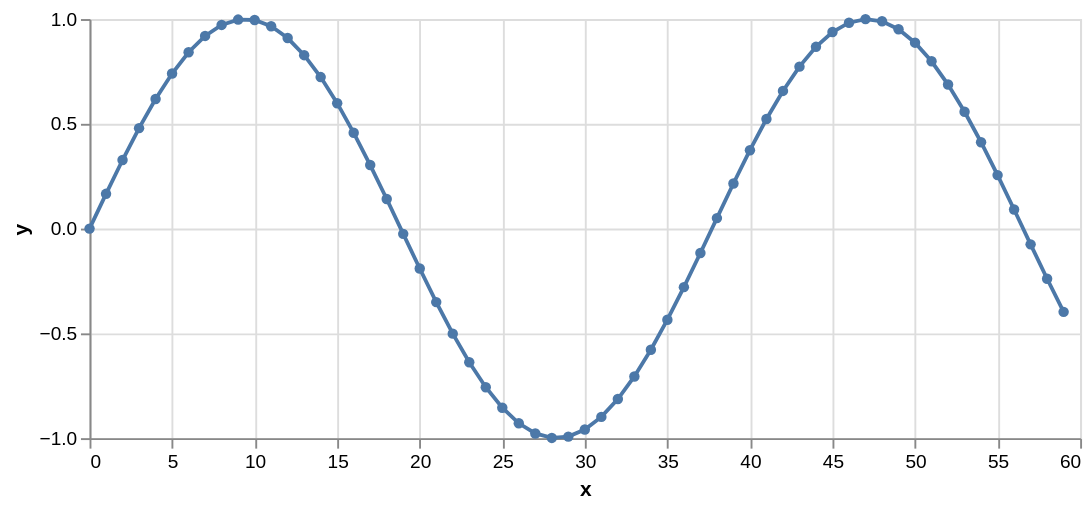

Notebook code for this chart:
### Code cell
import altair as alt
source = pd.DataFrame({"x": np.arange(60), "y": np.sin(np.arange(60) / 6)})
alt.Chart(source).mark_line(point=True).encode(x="x", y="y").properties(width=520, height=220)

### Figure 1 — Vega-Lite specification as saved in the notebook (floating-point values rounded to 4 significant figures)
{"config": {"view": {"continuousWidth": 300, "continuousHeight": 300}}, "data": {"name": "data-558be861ada3f4e49c9d67bffcad2844"}, "mark": {"type": "line", "point": true}, "encoding": {"x": {"field": "x", "type": "quantitative"}, "y": {"field": "y", "type": "quantitative"}}, "height": 220, "width": 520, "$schema": "https://vega.github.io/schema/vega-lite/v6.1.0.json", "datasets": {"data-558be861ada3f4e49c9d67bffcad2844": [{"x": 0, "y": 0.0}, {"x": 1, "y": 0.1659}, {"x": 2, "y": 0.3272}, {"x": 3, "y": 0.4794}, {"x": 4, "y": 0.6184}, {"x": 5, "y": 0.7402}, {"x": 6, "y": 0.8415}, {"x": 7, "y": 0.9194}, {"x": 8, "y": 0.9719}, {"x": 9, "y": 0.9975}, {"x": 10, "y": 0.9954}, {"x": 11, "y": 0.9657}, {"x": 12, "y": 0.9093}, {"x": 13, "y": 0.8277}, {"x": 14, "y": 0.7231}, {"x": 15, "y": 0.5985}, {"x": 16, "y": 0.4573}, {"x": 17, "y": 0.3034}, {"x": 18, "y": 0.1411}, {"x": 19, "y": -0.02507}, {"x": 20, "y": -0.1906}, {"x": 21, "y": -0.3508}, {"x": 22, "y": -0.5013}, {"x": 23, "y": -0.6379}, {"x": 24, "y": -0.7568}, {"x": 25, "y": -0.8548}, {"x": 26, "y": -0.929}, {"x": 27, "y": -0.9775}, {"x": 28, "y": -0.999}, {"x": 29, "y": -0.9927}, {"x": 30, "y": -0.9589}, {"x": 31, "y": -0.8986}, {"x": 32, "y": -0.8133}, {"x": 33, "y": -0.7055}, {"x": 34, "y": -0.5782}, {"x": 35, "y": -0.4348}, {"x": 36, "y": -0.2794}, {"x": 37, "y": -0.1163}, {"x": 38, "y": 0.05013}, {"x": 39, "y": 0.2151}, {"x": 40, "y": 0.3742}, {"x": 41, "y": 0.5228}, {"x": 42, "y": 0.657}, {"x": 43, "y": 0.773}, {"x": 44, "y": 0.8675}, {"x": 45, "y": 0.938}, {"x": 46, "y": 0.9825}, {"x": 47, "y": 0.9998}, {"x": 48, "y": 0.9894}, {"x": 49, "y": 0.9515}, {"x": 50, "y": 0.8873}, {"x": 51, "y": 0.7985}, {"x": 52, "y": 0.6876}, {"x": 53, "y": 0.5576}, {"x": 54, "y": 0.4121}, {"x": 55, "y": 0.2553}, {"x": 56, "y": 0.09132}, {"x": 57, "y": -0.07515}, {"x": 58, "y": -0.2395}, {"x": 59, "y": -0.3973}]}}
